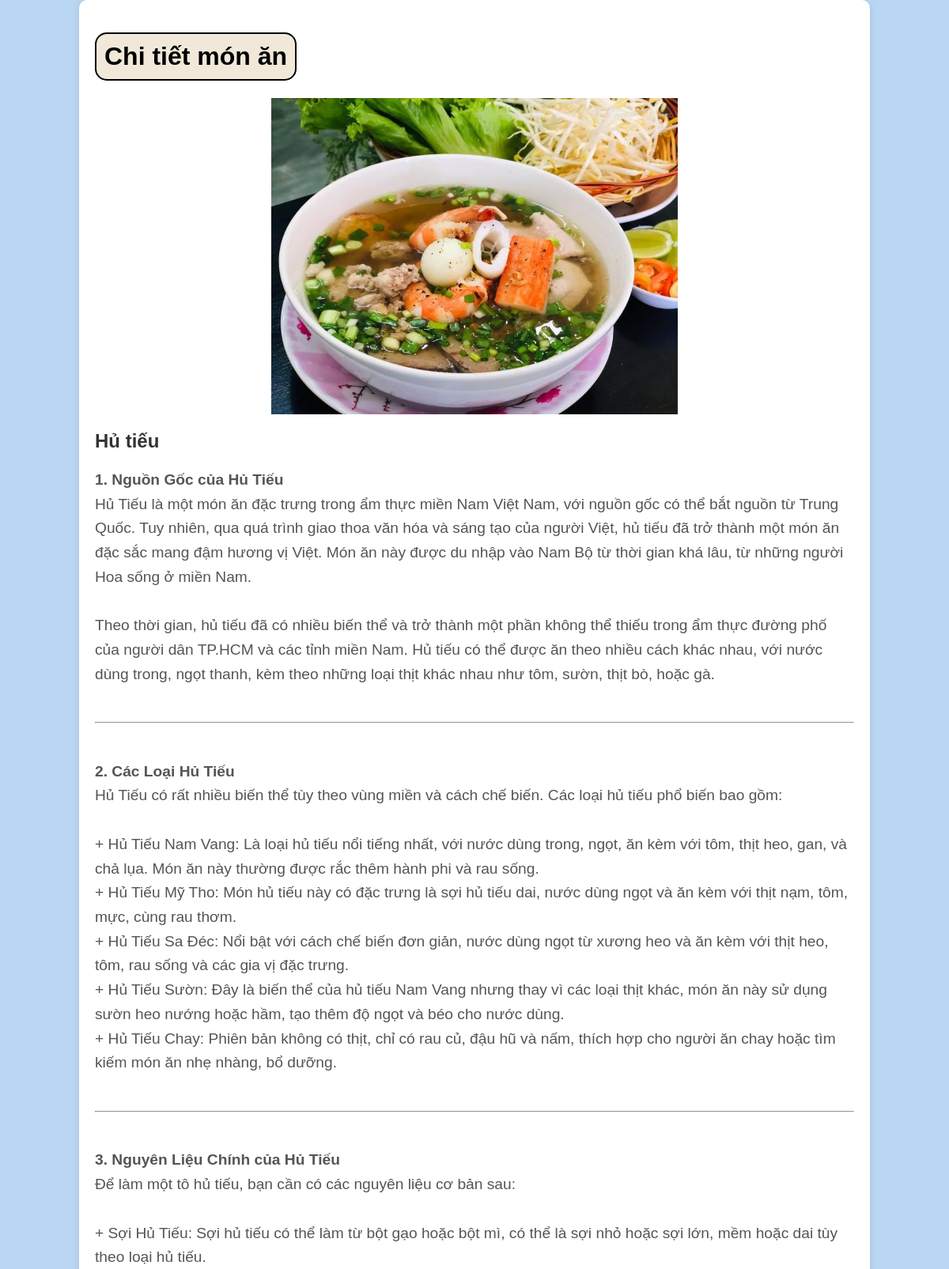
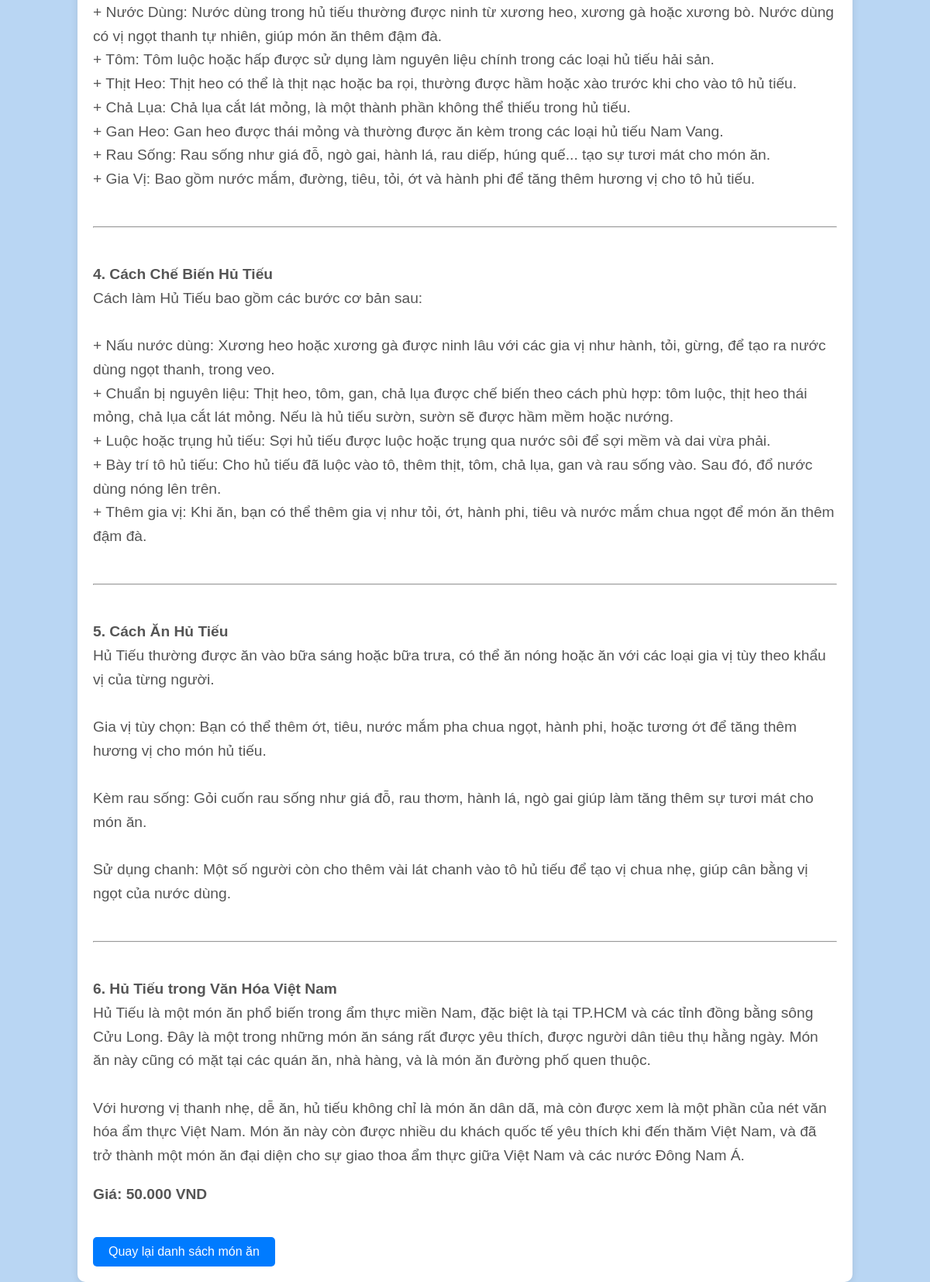
The page /backend/dishesdetail.php?id=7 on the database its author committed (2 pictures, top to bottom).
### tables this page shows
CREATE TABLE `dishes` (
  `id` int(20) NOT NULL,
  `name` varchar(255) NOT NULL,
  `category` varchar(255) NOT NULL,
  `image` varchar(255) NOT NULL,
  `description` text NOT NULL,
  `price` int(20) NOT NULL
);

### backend/dishesdetail.php (the view, shortened to what this page needs)
<?php
include 'config.php';
$id = isset($_GET['id']) ? $_GET['id'] : 0;
if ($id > 0) {
    $sql = "SELECT * FROM dishes WHERE id = $id";
    $result = $conn->query($sql);
    if ($result->num_rows > 0) {
        $d = $result->fetch_assoc();
    } else {
        echo "Không tìm thấy món ăn!";
        exit;
    }
} else {
    echo "ID không hợp lệ!";
    exit;
}
?>
<!DOCTYPE html>
<html lang="vi">
<head>
</head>
<body>
    <div class="container">
        <h1>Chi tiết món ăn</h1>
        <img src="<?php echo $d['image'];; ?>" alt="<?php echo $d['name']; ?>" class="dish-image">
        <div class="dish-details">
            <h2><?php echo $d['name']; ?></h2>
            <p><?php echo nl2br($d['description']); ?></p>
            <p><strong>Giá:</strong> <b><?php echo number_format($d['price'], 0, ',', '.') . ' VND'; ?></b></p>
        </div>
        <a href="index.php" class="btnBack">Quay lại danh sách món ăn</a>
    </div>
</body>
</html>

### backend/dishesdetail.php (style rules this page uses)
body { font-family: Arial, sans-serif; background-color: #B9D6F3; margin: 0; padding: 0; }
.container { width: 80%; margin: 0 auto; padding: 20px; background-color: white; border-radius: 10px; box-shadow: 0 2px 10px rgba(0, 0, 0, 0.1); }
.container h1 { background-color: #F1E8D9; border: 2px solid #000; border-radius: 15px; padding: 10px; width: fit-content; font-family: Arial, sans-serif; }
.dish-image { display: block; margin: 0 auto; max-width: 100%; height: 400px; }
.dish-details { margin-top: 20px; }
.dish-details h2 { color: #333; }
.dish-details p { font-size: 1.2em; line-height: 1.6; color: #555; }
.btnBack { display: inline-block; padding: 10px 20px; background-color: #007bff; color: white; text-decoration: none; border-radius: 5px; margin-top: 20px; }

### rows shown on the page
dishes: image (picture), name "Hủ tiếu", description "1. Nguồn Gốc của Hủ Tiếu Hủ Tiếu là một món ăn đặc trưng trong ẩm thực miền Nam Việt Nam, với nguồn gốc có thể bắt nguồn từ Trung Quốc. Tuy nhiên, qua quá trình giao thoa văn hóa và sáng tạo của người Việt, hủ tiếu đã trở thành một món ăn đặc sắc mang đậm hương vị Việt. Món ăn này được du nhập vào Nam Bộ từ thời gian khá lâu, từ những người Hoa sống ở miền Nam. Theo thời gian, hủ tiếu đã có nhiều biến thể và trở thành một phần không thể thiếu trong ẩm thực đường phố của người dân TP.HCM và các tỉnh miền Nam. Hủ tiếu có thể được ăn theo nhiều cách khác nhau, với nước dùng trong, ngọt thanh, kèm theo những loại thịt khác nhau như tôm, sườn, thịt bò, hoặc gà. 2. Các Loại Hủ Tiếu Hủ Tiếu có rất…", price "50.000"
